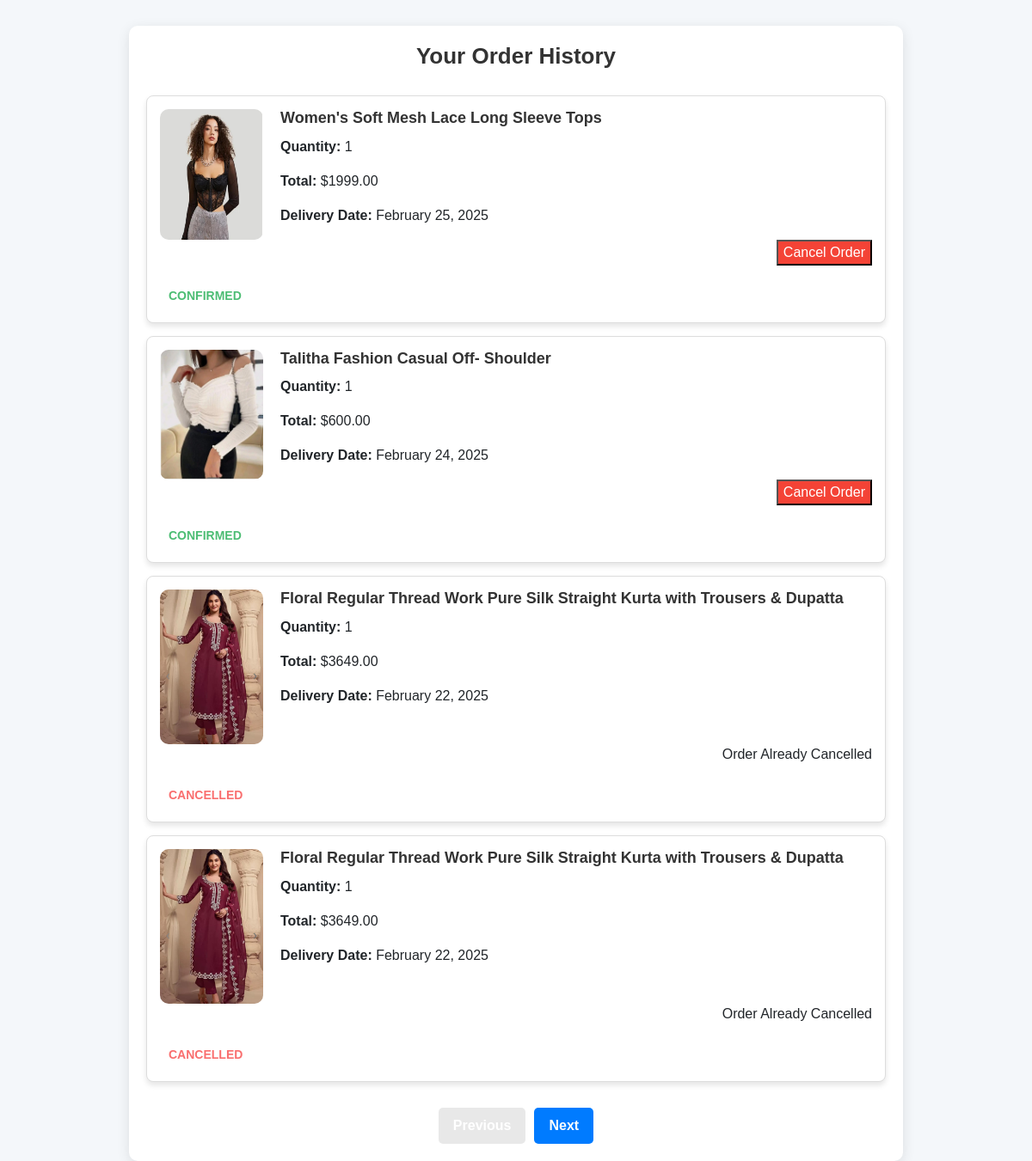
The page /history/ (signed in) on the database as committed earlier.
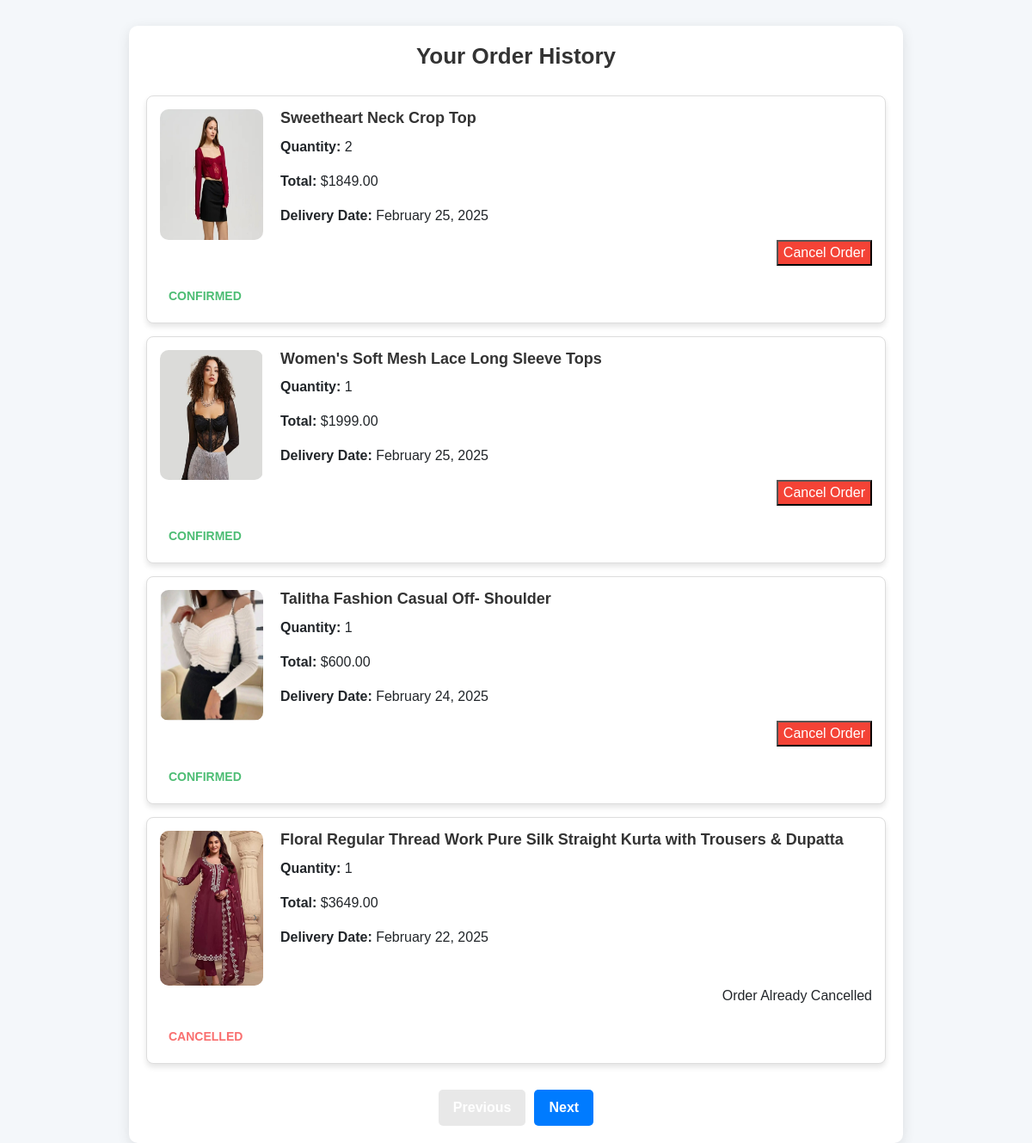
The same page on the database as committed later.
### app/models.py (models this page shows, shortened)
class Order(models.Model):
    STATUS = [
        ('delivered', 'delivered'),
        ('confirmed', 'confirmed'),
        ('cancelled', 'cancelled'),
        ('pending', 'pending'),
    ]
    PAYMENT_METHODS = [
        ('credit_card', 'credit_card'),
        ('phone_pay', 'phone_pay'),
        ('paytm', 'paytm'),
        ('bank_transfer', 'bank_transfer')
    ]
    user = models.ForeignKey(User, on_delete=models.CASCADE, related_name="orders")
    product = models.ForeignKey(Product, on_delete=models.CASCADE)
    price = models.DecimalField(max_digits=10, decimal_places=2)
    quantity = models.PositiveIntegerField()
    booking_date = models.DateTimeField(auto_now_add=True)
    delivery_date = models.DateField(null=True, blank=True)
    status = models.CharField(max_length=10, choices=STATUS, default='pending')
    shipping_address = models.TextField()
    payment_method = models.CharField(max_length=20, choices=PAYMENT_METHODS, null=True, blank=True)

class Product(models.Model):
    product_name = models.CharField(max_length=80)
    product_price = models.DecimalField(max_digits=10, decimal_places=2, null=True, blank=True)
    product_description = models.TextField(null=True, blank=True)
    color = models.CharField(max_length=50, null=True, blank=True)
    material = models.CharField(max_length=100, null=True, blank=True)
    stock = models.IntegerField(null=True)
    category = models.ForeignKey(Category, on_delete=models.CASCADE)
    subcategory = models.ForeignKey(SubCategory, on_delete=models.CASCADE)
    user = models.ForeignKey(User, on_delete=models.CASCADE, null=True)

class ProductImage(models.Model):
    product = models.ForeignKey(Product, related_name="images", on_delete=models.CASCADE)
    image = models.ImageField(upload_to='product_images/')

### app/views.py (the view)
# urls.py: path('history/', order_history, name="order_history"),
def order_history(request):
    orders = Order.objects.filter(user=request.user).order_by('-booking_date')
    for order in orders:
        order.total_price = order.quantity * order.price
        order.is_delivered = order.delivery_date <= date.today()
    paginator = Paginator(orders, 4)
    page_number = request.GET.get("page")
    page_obj = paginator.get_page(page_number)
    return render(request, 'order_history.html', {'page_obj': page_obj})

### templates/order_history.html (shortened to what this page needs)
  <!DOCTYPE html>
  <html lang="en">
  <head>
      <link rel="stylesheet" href="https://stackpath.bootstrapcdn.com/bootstrap/4.5.2/css/bootstrap.min.css">
  </head>
  <body>
      <div class="container">
          <h2>Your Order History</h2>
          {% if page_obj %}
              <div class="order-card">
                  {% for order in page_obj %}
                      <div class="card">
                          <div class="d-flex">
                              <img src="{{ order.product.images.first.image.url }}" alt="{{ order.product.product_name }}">
                              <div class="card-details">
                                  <h5 class="card-title">{{ order.product.product_name }}</h5>
                                  <p><strong>Quantity:</strong> {{ order.quantity }}</p>
                                  <p><strong>Total:</strong> ${{ order.price|floatformat:2 }}</p>
                                  <p><strong>Delivery Date:</strong> {{ order.delivery_date|date:"F j, Y" }}</p>
                              </div>
                          </div>
                          <div class="order-actions">
                              {% if order.status != 'cancelled' %}
                                  <form action="{% url 'cancel_order' order.id %}" method="POST">
                                      <button type="submit" class="btn-cancel ">Cancel Order</button>
                                  </form>
                              {% else %}
                                  <span>Order Already Cancelled</span>
                              {% endif %}
                          </div>
                          <div class="order-status
                              {% if order.status == 'confirmed' %}status-confirmed
                              {% elif order.status == 'shipped' %}status-shipped
                              {% elif order.status == 'cancelled' %}status-cancelled
                              {% elif order.status == 'delivered' %}status-delivered
                              {% else %}status-pending{% endif %}">
                              {{ order.status|title }}
                          </div>
                      </div>
                  {% endfor %}
              </div>
              <div class="pagination">
                  <button class="btn {% if not page_obj.has_previous %}disabled{% endif %}">
                      {% if page_obj.has_previous %}
                          <a href="?page={{ page_obj.previous_page_number }}" class="text-white">Previous</a>
                      {% else %}
                          Previous
                      {% endif %}
                  </button>
                  <button class="btn {% if not page_obj.has_next %}disabled{% endif %}">
                      {% if page_obj.has_next %}
                          <a href="?page={{ page_obj.next_page_number }}" class="text-white">Next</a>
                      {% else %}
                          Next
                      {% endif %}
                  </button>
              </div>
          {% else %}
              <p class="text">You don't have any orders yet.</p>
          {% endif %}
      </div>
  </body>
  </html>

Rows that differ between the two databases and show on the page:
no longer on this page (row unchanged): Order: product.images.first.image (picture), product.product_name "Floral Regular Thread Work Pure Silk Straight Kurta with Trousers & Dupatta", quantity "1", price "3649.00", delivery_date "February 22, 2025", shows "Order Already Cancelled", status "CANCELLED"
added Order: product.images.first.image (picture), product.product_name "Sweetheart Neck Crop Top", quantity "2", price "1849.00", delivery_date "February 25, 2025", shows "Cancel Order", status "CONFIRMED"
